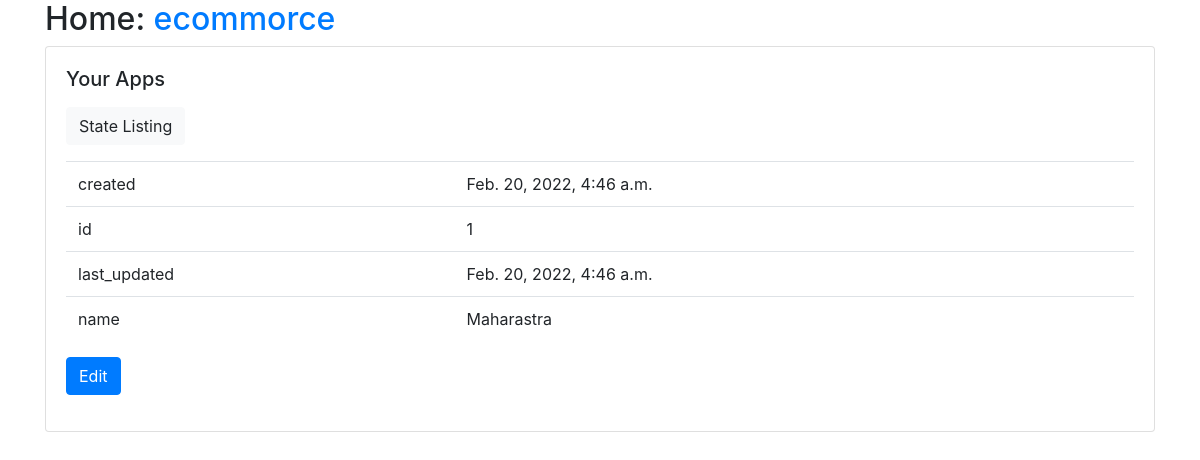
/Country_State_List/Country_State_List/State/detail/1/, run on the app's committed database.
### Country_State_List/models.py (models this page shows, shortened)
class State(models.Model):
    id = models.AutoField(primary_key=True)
    country = models.ForeignKey(Country,on_delete=models.CASCADE)
    name = models.CharField(max_length=30)
    created = models.DateTimeField(auto_now_add=True, editable=False)
    last_updated = models.DateTimeField(auto_now=True, editable=False)
    class Meta:
        pass
    def get_update_url(self):
        return reverse("Country_State_List_State_update", args=(self.id,))

### Country_State_List/views.py (the view)
# urls.py: path("Country_State_List/State/detail/<int:id>/", views.StateDetailView.as_view(), name="Country_State_List_State_detail"),
class StateDetailView(generic.DetailView):
    model = models.State
    form_class = forms.StateForm
    pk_url_kwarg = "id"

### Country_State_List/templates/Country_State_List/state_detail.html
{% extends "base.html" %}
{% load static %}
{% block content %}
<p>
    <a class="btn btn-light" href="{% url 'Country_State_List_State_list' %}">
    State Listing
    </a>
</p>
<table class="table">
    <tr><td>created</td><td>{{ object.created }}</td></tr>
    <tr><td>id</td><td>{{ object.id }}</td></tr>
    <tr><td>last_updated</td><td>{{ object.last_updated }}</td></tr>
    <tr><td>name</td><td>{{ object.name }}</td></tr>
</table>
<a class="btn btn-primary" href="{{object.get_update_url}}">Edit</a>
{% endblock %}

### data on the page
State: created "Feb. 20, 2022, 4:46 a.m.", id "1", last_updated "Feb. 20, 2022, 4:46 a.m.", name "Maharastra"
